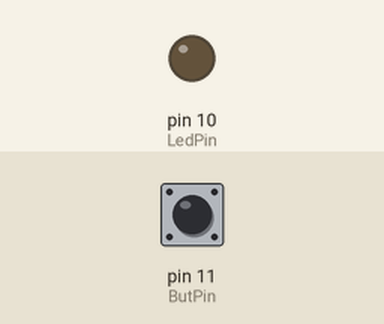
This sketch was run on a simulated Arduino Uno, built with avr-gcc and run on an emulated ATmega328P. Parts: output pins drawn as LEDs (lit = HIGH). Inputs (shaded band) come from the test bench; at power-on: pin 11 (ButPin) LOW.

Above: at 1.2 s.
1.3 s: pin 11 (ButPin) pulled HIGH for 0.15 s
At 2.2 s:
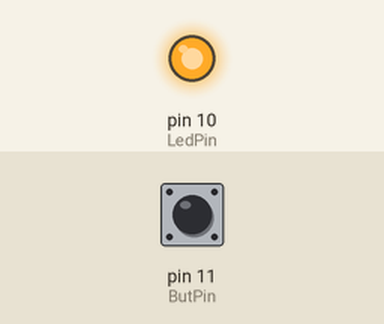
2.9 s: pin 11 (ButPin) pulled HIGH for 1 s
At 3.4 s:
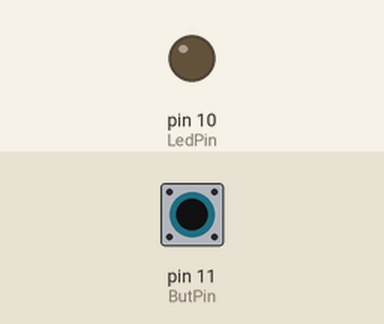
5.4 s: pin 11 (ButPin) pulled HIGH for 3.2 s
At 6.5 s:
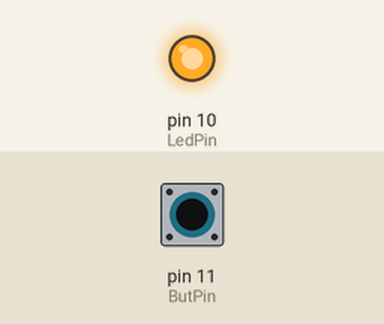
Timing chart, 0 to 8.4 s (numbered marks = the images above; inputs shaded):
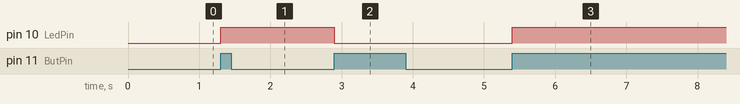

Measured:
- after the input at 1.3 s, pin 10 (LedPin): LOW → HIGH at once
- after the input at 2.9 s, pin 10 (LedPin): HIGH → LOW at once
- after the input at 5.4 s, pin 10 (LedPin): LOW → HIGH at once

The sketch:

buttons_ex1.ino
```cpp
int LedPin = 10;
int ButPin = 11;
int status = 0;

void setup()
{
  pinMode(LedPin, OUTPUT);
}

void loop()
{
  if(digitalRead(ButPin) == HIGH && status == 0)
    {
      digitalWrite(LedPin, !digitalRead(LedPin));
      status = 1;
    }

  if(digitalRead(ButPin) == LOW && status == 1)
    {
      status = 0;
    }
}
```
